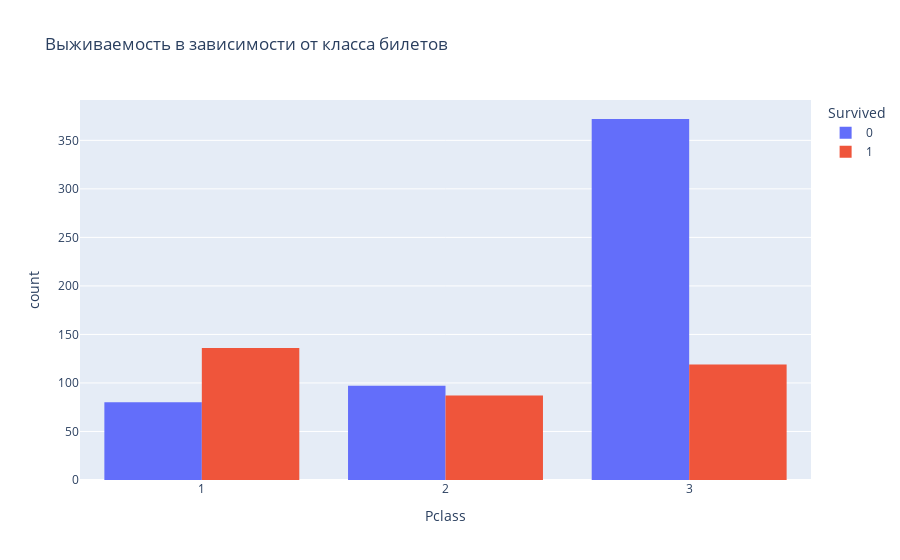

Notebook code cell kept with this figure:
### Code cell
#РАСПРЕДЕЛЕНИЕ ФИЧЕЙ ПО КЛАССАМ
fig = px.histogram(df, x = "Pclass", color = "Survived", barmode = "group", title = "Выживаемость в зависимости от класса билетов")
fig.show()

### Figure 1 — Plotly figure (JSON) as saved in the notebook; plotly's stock layout.template omitted (floating-point values rounded to 4 significant figures; data arrays with more than 128 entries replaced by an {"elided": "..."} marker saying what was removed)
{"data": [{"alignmentgroup": "True", "bingroup": "x", "hovertemplate": "Survived=0<br>Pclass=%{x}<br>count=%{y}<extra></extra>", "legendgroup": "0", "marker": {"color": "#636efa", "pattern": {"shape": ""}}, "name": "0", "offsetgroup": "0", "orientation": "v", "showlegend": true, "type": "histogram", "x": {"elided": "549 int values"}, "xaxis": "x", "yaxis": "y"}, {"alignmentgroup": "True", "bingroup": "x", "hovertemplate": "Survived=1<br>Pclass=%{x}<br>count=%{y}<extra></extra>", "legendgroup": "1", "marker": {"color": "#EF553B", "pattern": {"shape": ""}}, "name": "1", "offsetgroup": "1", "orientation": "v", "showlegend": true, "type": "histogram", "x": {"elided": "342 int values"}, "xaxis": "x", "yaxis": "y"}], "layout": {"barmode": "group", "legend": {"title": {"text": "Survived"}, "tracegroupgap": 0}, "title": {"text": "Выживаемость в зависимости от класса билетов"}, "xaxis": {"anchor": "y", "domain": [0, 1], "title": {"text": "Pclass"}}, "yaxis": {"anchor": "x", "domain": [0, 1], "title": {"text": "count"}}}}
